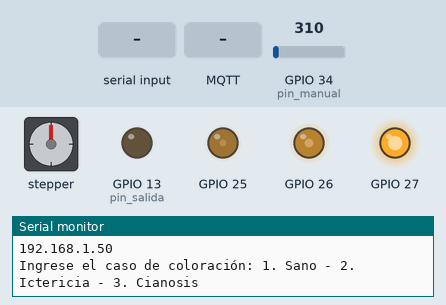
The sketch below on a simulated ESP32. Parts: stepper motor, output pins drawn as LEDs (lit = HIGH), the last lines printed to the serial monitor. The test bench sets the inputs (shaded band); at power-on: GPIO 34 (pin_manual) = 310. WiFi joins after 1.5 s; servers stay silent unless stated; random numbers use the default seed unless the sketch sets one; no MQTT or app messages arrive unless stated; stepper angles assume 200 steps per turn.

Above: at 4.0 s.
4.1 s: "90,45\n" received over Serial
At 4.3 s:
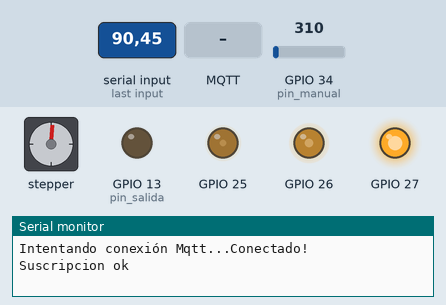
At 5.81 s:
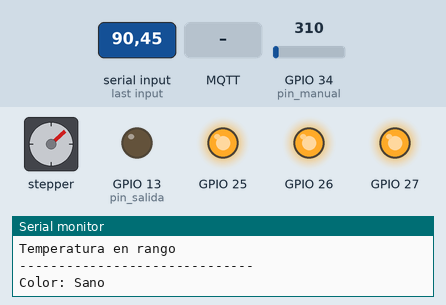
7.1 s: GPIO 34 (pin_manual) set to 270
At 8.6 s:
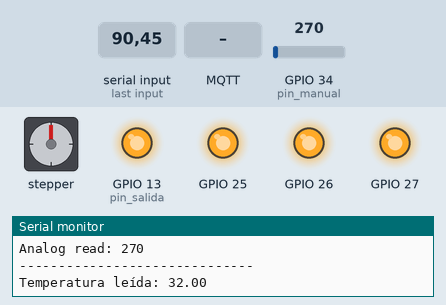
10.1 s: GPIO 34 (pin_manual) set to 372
13.1 s: MQTT message "200" arrives on the first subscribed topic
Timing chart, 0 to 63.6 s (numbered marks = the images above; inputs shaded):
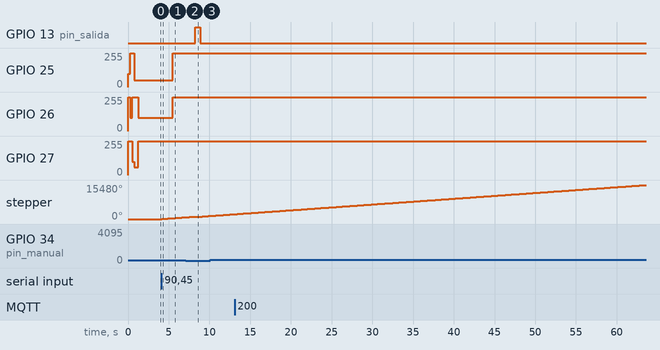

Measured:
- the behaviour switches between 287 and 286 on GPIO 34 (pin_manual) (found by bisection; images 2 and 3)
- after the input at 4.1 s, GPIO 25: 50/255 → 255/255 after 1.4 s; GPIO 26: 100/255 → 255/255 after 1.4 s; stepper: keeps turning clockwise at about 267°/s, starting after 0.05 s
- after the input at 7.1 s, GPIO 13 (pin_salida): LOW → HIGH after 1.1 s, → LOW 0.65 s later

The sketch:

NodeMCU-32S_Simulador.ino
```cpp
//!  Código de control del Simulador Clínico Bebé
/*!
Este código controla el NodeMCU 32S del Simulador Clínico Bebé del Laboratorio de Robótica Educativa de la Uiversidad Nacional de Tucumán
*/

/** @file NodeMCU-32S.cpp
 *  @version 1.0
 *  @date 10/08/2021
 *  @author Gustavo Sosa
 *  @brief Código de implementación para SCB
 */

#include <Arduino.h>
#include <HardwareSerial.h>
#include <WiFi.h>
#include <PubSubClient.h>

#include <Stepper.h>

//#include <RGBLed.h>

// setting PWM properties
const int freq = 500;
const int ledChannelR = 0; //Para pin 25. Ver pinout.
const int ledChannelG = 1; //Para pin 26. Ver pinout.
const int ledChannelB = 2; //Para pin 27. Ver pinout.
const int resolution = 8;

float brillo = 0.8; //Elegir un valor entre 0 y 1. Actualmente no se esta usando.

char horizontal[]="------------------------------";

#define TRUE 1
#define FALSE 0

//**************************************
//*********** MQTT CONFIG **************
//**************************************
const char *mqtt_server = "ioticos.org";
const int mqtt_port = 1883;
const char *mqtt_user = "83dFsL3tRLFvHEQ";
const char *mqtt_pass = "AcvmIul5coPyvHv";
const char *root_topic_subscribe = "BQzOw1AzvrkaX2P/input";
const char *root_topic_publish = "BQzOw1AzvrkaX2P/output";


//**************************************
//*********** WIFICONFIG ***************
//**************************************
char* ssid = "Redmi 9";
const char* password =  "gusta123";


//**************************************
//*********** GLOBALES   ***************
//**************************************
WiFiClient espClient;
PubSubClient client(espClient);
char msg[25];
long count=0;


//************************
//** F U N C I O N E S ***
//************************
void callback(char* topic, byte* payload, unsigned int length);
void reconnect();
void setup_wifi();

//************************
//** V A R I A B L E S ***
//************************
bool flag_connected = TRUE;
const int stepsPerRevolution = 200;  // change this to fit the number of steps per revolution

int set_ppm = 100;     //Valor inicial de pulsos por minuto
int coloracion = 1;   //Valor inicial de coloración: 0=normal
int pin_manual = 34; //PIN de lectura análógica para la coloración

long int analog_lm35;
float temperatura;

int pin_salida = 13; //PIN de salida para celda peltier
int dutyTemp = 650;

int setTemperatura = 35;

// initialize the stepper library on pins from NodeMCU-32S:
Stepper myStepper(stepsPerRevolution, 4, 0, 2, 15);


/*************************** INICIO FUNCION SETUP **************************************************/
void setup() {
    // configure LED PWM functionalitites
  ledcSetup(ledChannelR, freq, resolution); //configuración PWM de COLOR R
  ledcSetup(ledChannelG, freq, resolution); //configuración PWM de COLOR G
  ledcSetup(ledChannelB, freq, resolution); //configuración PWM de COLOR B

  // attach the channel to the GPIO to be controlled
  ledcAttachPin(25, ledChannelR); //pin de COLOR R
  // attach the channel to the GPIO to be controlled
  ledcAttachPin(26, ledChannelG); //pin de COLOR G
  // attach the channel to the GPIO to be controlled
  ledcAttachPin(27, ledChannelB); //pin de COLOR B

  Serial.println("Configuración de salidas PWM para RGB:");
  Serial.println("\tR: Pin 25. Canal 0. G: Pin 26. Canal 1. B: Pin 27. Canal 2. ");
  Serial.println("Probando Colores:");
  //Color de Prueba
  Serial.println("Rojo:");
  ledcWrite(ledChannelR, 100); //Logica invertida. 255 = color apagado. 0 = color intesidad maxima.
  ledcWrite(ledChannelG, 255);
  ledcWrite(ledChannelB, 255);
  delay(250);
  //Color de Prueba
  Serial.println("Verde:");
  ledcWrite(ledChannelR, 255);
  ledcWrite(ledChannelG, 100);
  ledcWrite(ledChannelB, 255);
  delay(250);
  //Color de Prueba
  Serial.println("Azul:");
  ledcWrite(ledChannelR, 255);
  ledcWrite(ledChannelG, 255);
  ledcWrite(ledChannelB, 100);
  delay(250);
  //Color de Prueba
  Serial.println("Cianosis:");
  ledcWrite(ledChannelR, 50);
  ledcWrite(ledChannelG, 255);
  ledcWrite(ledChannelB, 60);
  delay(500);
  //Color de Prueba
  Serial.println("Ictericia:");
  ledcWrite(ledChannelR, 50);
  ledcWrite(ledChannelG, 100);
  ledcWrite(ledChannelB, 255);
  delay(500);

  pinMode(pin_manual,INPUT);
  pinMode(pin_salida,OUTPUT);

  Serial.begin(115200); //Puerto de comunicación con el host
  setup_wifi();

  client.setServer(mqtt_server, mqtt_port);
  client.setCallback(callback);

/*************************** MODULO DE CONFIGURACION AL INICIO. RESETEAR PARA CONFIGURAR. **************************************************/
/************** COLORACION **************************************************/
Serial.println("Ingrese el caso de coloración: 1. Sano - 2. Ictericia - 3. Cianosis");
while(!Serial.available()){} //Espero hasta que ingrese un caracter
  char data = Serial.read();
  while (Serial.available()>0)  Serial.read();
  if (data >= '1' && data <= '3')
    {
      char strSetup[40];
      sprintf(strSetup, "Valor ingresado: %c", data);
      Serial.println(strSetup);
      coloracion = data - '0'; //Convertido de caracter a entero
    }
  else Serial.println("Dato mal ingresado. Reiniciar para configurar de nuevo.");

/************** VELOCIDAD DEL PULSO **************************************************/

/*
while (Serial.available()>0)  Serial.read();
Serial.println("Ingrese la velocidad en pulsos por minuto (ppm):");
while(!Serial.available()){} //Espero hasta que ingrese un caracter
while(Serial.available()) {
     character = Serial.read();
     content.concat(character);
}
  //int input[2];
  //int input2 = Serial.read();
  if (content != "") {
     Serial.println(content);
}
  char strSetup[40];
      sprintf(strSetup, "Valor ingresado: %c%c", input[0],input[1]);
      Serial.println(strSetup);
  while (Serial.available()>0)  Serial.read();*/
  /*int ppmNum = (input1 - '0')*10 + (input2 - '0');
  if (ppmNum >= 10 && ppmNum <= 99)
    {

      set_ppm = ppmNum;
    }
  else Serial.println("Dato mal ingresado. Reiniciar para configurar de nuevo.");*/

/************** TEMPERATURA **************************************************/
/*Serial.println("Ingrese el caso de coloración: 1. Sano - 2. Ictericia - 3. Cianosis");
while(!Serial.available()){} //Espero hasta que ingrese un caracter
  char data = Serial.read();
  if (data >= '1' && data <= '3')
    {
      char strSetup[40];
      sprintf(strSetup, "Valor ingresado: %c", data);
      Serial.println(strSetup);
      coloracion = data - '0'; //Convertido de caracter a entero
    }
  else Serial.println("Dato mal ingresado. Reiniciar para configurar de nuevo.");
*/
/*************************** FIN FUNCION SETUP **************************************************/
}
/*************************** INICIO FUNCION LOOP **************************************************/
void loop() {

  if (!client.connected()) {
    reconnect();
    flag_connected = FALSE;
  }

  if (client.connected()){
    /* Confirmación de conexión */
    if(flag_connected){
      Serial.println("Conectado");
      String str = "Conectado";
      str.toCharArray(msg,40);
      client.publish(root_topic_publish,msg);
    }

    pulso(set_ppm); //****da una vuelta a la velocidad set_ppm

    temperatura = 0;
    for(int i=0; i<10; i++){
      analog_lm35 = analogRead(pin_manual);
      temperatura = temperatura + (analog_lm35 * 5 * 100) / 4095;      //CALIBRAR
      delay(10);// delay entre las mediciones del LM35
      }

    temperatura = temperatura/10;
    char str2[40];
    Serial.println(horizontal);
    sprintf(str2, "Analog read: %d", analog_lm35);
    Serial.println(str2);
    Serial.println(horizontal);
    sprintf(str2, "Temperatura leída: %.2f", temperatura);
    Serial.println(str2);

/*------------------ Sistema de control de celda peltier --------------------*/
    if(temperatura<setTemperatura){
      digitalWrite(pin_salida, HIGH);
      delay(dutyTemp);
      digitalWrite(pin_salida, LOW);
      //delay(100-dutyTemp);
      Serial.println(horizontal);
      Serial.println("Calentando");
    }

    sprintf(str2, "Temperatura seteada: %.2f", setTemperatura);
    Serial.println(horizontal);
    Serial.println(str2);

    if(temperatura>1.2*setTemperatura){
      Serial.println(horizontal);
      Serial.println("Sobrecalentado 20%");
    }
    if(temperatura>=setTemperatura && temperatura<1.2*setTemperatura){
      Serial.println(horizontal);
      Serial.println("Temperatura en rango");
    }

    //str.toCharArray(msg,40);
    //client.publish(root_topic_publish,str2);
    //delay(50);
    //led.setColor(manual_red, 0, 0); //seteamos el color neutral
    switch(coloracion){
      case 1: //seteamos el color rojo
              Serial.println(horizontal);
              Serial.println("Color: Sano");
              ledcWrite(ledChannelR, 255);
              ledcWrite(ledChannelG, 255);
              ledcWrite(ledChannelB, 255);
              break;

      case 2: //seteamos el color amarillo
              Serial.println(horizontal);
              Serial.println("Color: Ictericia");
              ledcWrite(ledChannelR, 50);
              ledcWrite(ledChannelG, 100);
              ledcWrite(ledChannelB, 255);
              break;
      case 3: //seteamos el color violeta
              Serial.println(horizontal);
              Serial.println("Color: Cianosis");
              Serial.println(horizontal);
              ledcWrite(ledChannelR, 200);
              ledcWrite(ledChannelG, 255);
              ledcWrite(ledChannelB, 80);
              break;
      default:
      break;
    }
    //delay(100);

  }
  client.loop();
}
/*************************** FIN FUNCION LOOP **************************************************/

/*************************** INICIO FUNCION PULSO **************************************************/
bool pulso(int ppm)
{
    // set the speed at 60 rpm:
    myStepper.setSpeed(ppm/2);
    myStepper.step(stepsPerRevolution);
    char str[40];
    sprintf(str, "Pulso cardiaco a %d ppm", ppm);
    Serial.println(horizontal);
    Serial.println(str);
    //str.toCharArray(msg,40);
    client.publish(root_topic_publish,str);
    delay(50);
}

/*************************** INICIO FUNCION PULSO **************************************************/

//*****************************
//***    CONEXION WIFI      ***
//*****************************
void setup_wifi(){
  delay(10);
  // Nos conectamos a nuestra red Wifi
  Serial.println();
  Serial.print("Conectando a ssid: ");
  Serial.println(ssid);

  WiFi.begin(ssid, password);

  while (WiFi.status() != WL_CONNECTED) {
    delay(500);
    Serial1.print(".");
  }

  Serial.println("");
  Serial.println("Conectado a red WiFi!");
  Serial.println("Dirección IP: ");
  Serial.println(WiFi.localIP());
}


//*****************************
//***    CONEXION MQTT      ***
//*****************************

void reconnect() {

  while (!client.connected()) {
    Serial.print("Intentando conexión Mqtt...");
    // Creamos un cliente ID
    String clientId = "IOTICOS_H_W_";
    clientId += String(random(0xffff), HEX);
    // Intentamos conectar
    if (client.connect(clientId.c_str(),mqtt_user,mqtt_pass)) {
      Serial.println("Conectado!");
      // Nos suscribimos
      if(client.subscribe(root_topic_subscribe)){
        Serial.println("Suscripcion ok");
      }else{
        Serial.println("fallo Suscripciión");
      }
    } else {
      Serial.print("falló :( con error -> ");
      Serial.print(client.state());
      Serial.println(" Intentamos de nuevo en 5 segundos");
      delay(5000);
    }
  }
}


//*****************************
//***       CALLBACK        ***
//*****************************

void callback(char* topic, byte* payload, unsigned int length){
  String incoming = "";
  Serial.print("Mensaje recibido desde -> ");
  Serial.print(topic);
  Serial.println("");
  for (int i = 0; i < length; i++) {
    incoming += (char)payload[i];
  }
  incoming.trim();
  Serial.println("Mensaje -> " + incoming);

}
```
